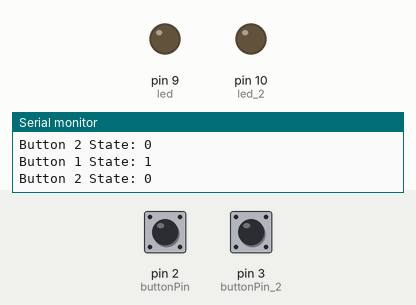
Recording of a sketch running on a simulated Arduino Uno, built with avr-gcc and run on an emulated ATmega328P. On the bench: output pins drawn as LEDs (lit = HIGH), the last lines printed to the serial monitor. The test bench sets the inputs (shaded band); at power-on: pin 2 (buttonPin) HIGH, pin 3 (buttonPin_2) LOW.

Above: at 1.2 s.
1.3 s: pin 2 (buttonPin) pulled LOW for 0.25 s
At 1.9 s:
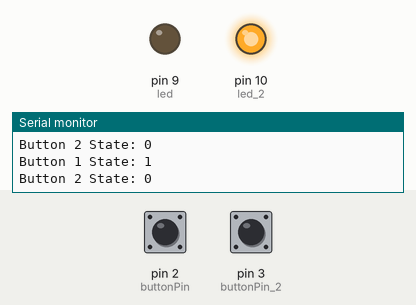
3.0 s: pin 3 (buttonPin_2) pulled HIGH for 0.25 s
At 3.3 s:
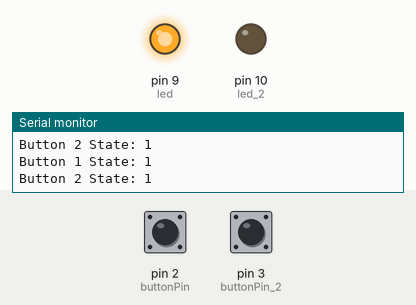
4.7 s: pin 2 (buttonPin) pulled LOW for 1 s
At 6.0 s:
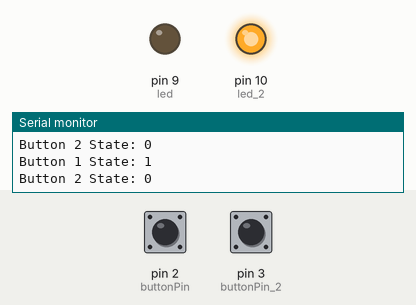
7.2 s: pin 3 (buttonPin_2) pulled HIGH for 1 s
At 8.0 s:
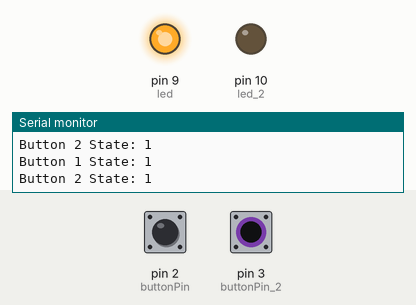
Timing chart, 0 to 10.2 s (numbered marks = the images above; inputs shaded):
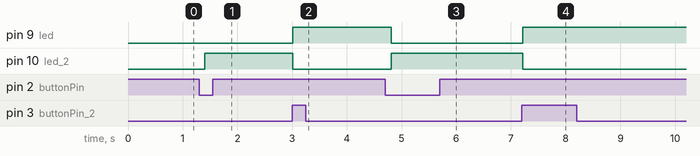

The sketch:

LAB_3_Part_2.ino
```cpp
/*
   Roman Yushchyk`
   200368308
   CS207
   LAB_3 Button
*/
// Variables assignment
int buttonState; // Variable for reading the pushbutton status
int buttonState_2; // Variable for reding second  pushbutton state
const int buttonPin = 2; // Button pin
const int buttonPin_2 = 3; // Second button pin
const int led = 9; // LED pin assignment
const int led_2 = 10; // LED_2 pin assignment
const int t = 200; // Standart time unit for this
// int ledPower; // Analog power increment value

void setup() {
  // put your setup code here, to run once:
  Serial.begin(9600); // Initiating serial 1
  pinMode(buttonPin, INPUT); // Button 1 Pin assignment
  pinMode(buttonPin_2, INPUT); // Button 2 pin assignment
  pinMode(led, OUTPUT); // Pin assignment LED
  pinMode(led_2, OUTPUT); // Pin assignment LED 2

}

void loop() {
  // put your main code here, to run repeatedly:
  buttonState = digitalRead(buttonPin); // Reading button 1 state
  buttonState_2 = digitalRead(buttonPin_2); // Reading button 2 state
  Serial.print("Button 1 State: "); // Serial monitor Debugging lines
  Serial.println(buttonState);  // Serial monitor Debugging lines
  Serial.print("Button 2 State: "); // Serial monitor Debugging lines
  Serial.println(buttonState_2); // Serial monitor Debugging lines

  if (buttonState == LOW) { // If button one (PULLUP) is pushed it register GRD (0V);
    digitalWrite(led, LOW); // Then it set first led OFF
    digitalWrite(led_2, HIGH); // And the second is ON
  }

  if (buttonState_2 == HIGH) { // If button two (PULLDOWN) is pressed it register 5V
    digitalWrite(led, HIGH); // Then sets led one ON
    digitalWrite(led_2, LOW); // And the second one is OFF
  }
  // Analog Button code
  //  buttonState = digitalRead(buttonPin);// buttonState is assigned the state of buttonPin
  //  if (buttonState == 0) { // If button state is ground or 0V then:
  //    analogWrite(led, ledPower); // Set LED high 5V
  //    ledPower = ledPower + 10;
  //    Serial.print("Power: ");
  //    Serial.println(ledPower);
  //    if (ledPower >= 1023) {
  //      ledPower = 0;
  //    }
  //    Serial.print("Button state is: ");
  //    Serial.println(buttonState);
  //  }
  //  else { // Otherwise keep LED pin off or LOW
  //    digitalWrite(led, LOW); // Set LED OFf
  //    Serial.print("Button state is: ");
  //    Serial.println(buttonState);
  //  }
  delay(t); // Delay time
}
```

Measured:
- after the input at 1.3 s, pin 10 (led_2): LOW → HIGH after 0.10 s
- after the input at 3.0 s, pin 9 (led): LOW → HIGH at once; pin 10 (led_2): HIGH → LOW at once
- after the input at 4.7 s, pin 9 (led): HIGH → LOW after 0.11 s; pin 10 (led_2): LOW → HIGH after 0.11 s
- after the input at 7.2 s, pin 9 (led): LOW → HIGH at once; pin 10 (led_2): HIGH → LOW at once
